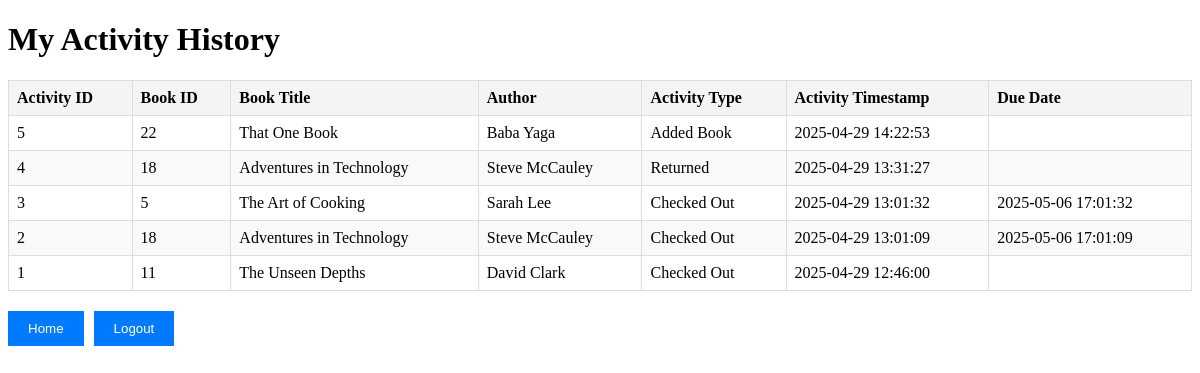
The app's page /CSIT415-Project-Register-New-Account-with-html-code-/CSIT415-Project-Register-New-Account-with-html-code-/my_history.php (signed in) with its own data.
### tables this page shows
CREATE TABLE `activityhistory` (
  `activityID` int NOT NULL AUTO_INCREMENT,
  `userID` int NOT NULL,
  `bookID` int DEFAULT NULL,
  `activityType` varchar(50) NOT NULL,
  `activityTimestamp` datetime DEFAULT CURRENT_TIMESTAMP,
  `dueDate` datetime DEFAULT NULL,
  PRIMARY KEY (`activityID`),
  KEY `userID` (`userID`),
  KEY `bookID` (`bookID`),
  CONSTRAINT `activityhistory_ibfk_1` FOREIGN KEY (`userID`) REFERENCES `users` (`userID`),
  CONSTRAINT `activityhistory_ibfk_2` FOREIGN KEY (`bookID`) REFERENCES `books` (`id`)
);

CREATE TABLE `books` (
  `id` int NOT NULL AUTO_INCREMENT,
  `title` varchar(255) NOT NULL,
  `author` varchar(255) NOT NULL,
  `isbn` varchar(20) NOT NULL,
  `publisher` varchar(255) DEFAULT NULL,
  `publish_date` date DEFAULT NULL,
  `genre` varchar(100) DEFAULT NULL,
  `page_count` int DEFAULT NULL,
  `language` varchar(50) DEFAULT NULL,
  `is_available` tinyint(1) DEFAULT '1',
  PRIMARY KEY (`id`),
  UNIQUE KEY `isbn` (`isbn`)
);

### CSIT415-Project-Register-New-Account-with-html-code-/CSIT415-Project-Register-New-Account-with-html-code-/my_history.php (the view, shortened to what this page needs)
<?php
$db = new Dbh();
$conn = $db->connectDB();
$userID = $_SESSION['userID'];
$sql = "
    SELECT ah.activityID, ah.bookID, ah.activityType, ah.activityTimestamp, ah.dueDate,
           b.title AS bookTitle, b.author AS bookAuthor
    FROM activityhistory ah
    LEFT JOIN books b ON ah.bookID = b.id
    WHERE ah.userID = ?
    ORDER BY ah.activityTimestamp DESC
";
$stmt = $conn->prepare($sql);
$stmt->bind_param("i", $userID);
$stmt->execute();
$result = $stmt->get_result();
echo '<!DOCTYPE html>';
echo '<html lang="en">';
echo '<head>';
echo '</head>';
echo '<body>';
echo '<h1>My Activity History</h1>';
if ($result->num_rows > 0) {
    echo '<table>';
    echo '<thead>';
    echo '<tr>';
    echo '<th>Activity ID</th>';
    echo '<th>Book ID</th>';
    echo '<th>Book Title</th>';
    echo '<th>Author</th>';
    echo '<th>Activity Type</th>';
    echo '<th>Activity Timestamp</th>';
    echo '<th>Due Date</th>';
    echo '</tr>';
    echo '</thead>';
    echo '<tbody>';
    while ($row = $result->fetch_assoc()) {
        echo '<tr>';
        echo '<td>' . htmlspecialchars($row['activityID']) . '</td>';
        echo '<td>' . htmlspecialchars($row['bookID']) . '</td>';
        echo '<td>' . htmlspecialchars($row['bookTitle']) . '</td>';
        echo '<td>' . htmlspecialchars($row['bookAuthor']) . '</td>';
        echo '<td>' . htmlspecialchars($row['activityType']) . '</td>';
        echo '<td>' . htmlspecialchars($row['activityTimestamp']) . '</td>';
        echo '<td>' . htmlspecialchars($row['dueDate']) . '</td>';
        echo '</tr>';
    }
    echo '</tbody>';
    echo '</table>';
} else {
    echo '<p>No activity history found.</p>';
}
echo '<div style="margin-top: 20px;">';
echo '<a href="home.php"><button>Home</button></a>';
echo '<a href="logout.php" style="margin-left: 10px;"><button>Logout</button></a>';
echo '</div>';
echo '</body>';
echo '</html>';
?>

### records on screen
activityhistory: activityID "5", bookID "22", bookID.title "That One Book", bookID.author "Baba Yaga", activityType "Added Book", activityTimestamp "2025-04-29 14:22:53"
activityhistory: activityID "4", bookID "18", bookID.title "Adventures in Technology", bookID.author "Steve McCauley", activityType "Returned", activityTimestamp "2025-04-29 13:31:27"
activityhistory: activityID "3", bookID "5", bookID.title "The Art of Cooking", bookID.author "Sarah Lee", activityType "Checked Out", activityTimestamp "2025-04-29 13:01:32", dueDate "2025-05-06 17:01:32"
activityhistory: activityID "2", bookID "18", bookID.title "Adventures in Technology", bookID.author "Steve McCauley", activityType "Checked Out", activityTimestamp "2025-04-29 13:01:09", dueDate "2025-05-06 17:01:09"
activityhistory: activityID "1", bookID "11", bookID.title "The Unseen Depths", bookID.author "David Clark", activityType "Checked Out", activityTimestamp "2025-04-29 12:46:00"
